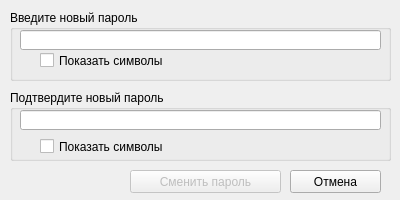
<?xml version="1.0" encoding="UTF-8"?>
<ui version="4.0">
 <class>ChangePasswordDialog</class>
 <widget class="QDialog" name="ChangePasswordDialog">
  <property name="geometry">
   <rect>
    <x>0</x>
    <y>0</y>
    <width>400</width>
    <height>200</height>
   </rect>
  </property>
  <property name="minimumSize">
   <size>
    <width>400</width>
    <height>200</height>
   </size>
  </property>
  <property name="maximumSize">
   <size>
    <width>400</width>
    <height>200</height>
   </size>
  </property>
  <property name="windowTitle">
   <string>Сменить пароль</string>
  </property>
  <widget class="QGroupBox" name="groupBox">
   <property name="geometry">
    <rect>
     <x>10</x>
     <y>10</y>
     <width>381</width>
     <height>71</height>
    </rect>
   </property>
   <property name="title">
    <string>Введите новый пароль</string>
   </property>
   <widget class="QLineEdit" name="newPasswordText">
    <property name="geometry">
     <rect>
      <x>10</x>
      <y>20</y>
      <width>361</width>
      <height>20</height>
     </rect>
    </property>
    <property name="echoMode">
     <enum>QLineEdit::Password</enum>
    </property>
   </widget>
   <widget class="QCheckBox" name="showNewCheckBox">
    <property name="geometry">
     <rect>
      <x>30</x>
      <y>40</y>
      <width>141</width>
      <height>21</height>
     </rect>
    </property>
    <property name="text">
     <string>Показать символы</string>
    </property>
   </widget>
  </widget>
  <widget class="QGroupBox" name="groupBox_2">
   <property name="geometry">
    <rect>
     <x>10</x>
     <y>90</y>
     <width>381</width>
     <height>71</height>
    </rect>
   </property>
   <property name="title">
    <string>Подтвердите новый пароль</string>
   </property>
   <widget class="QLineEdit" name="acceptPasswordText">
    <property name="geometry">
     <rect>
      <x>10</x>
      <y>20</y>
      <width>361</width>
      <height>20</height>
     </rect>
    </property>
    <property name="echoMode">
     <enum>QLineEdit::Password</enum>
    </property>
   </widget>
   <widget class="QCheckBox" name="showAcceptCheckBox">
    <property name="geometry">
     <rect>
      <x>30</x>
      <y>46</y>
      <width>141</width>
      <height>21</height>
     </rect>
    </property>
    <property name="text">
     <string>Показать символы</string>
    </property>
   </widget>
  </widget>
  <widget class="QPushButton" name="acceptButton">
   <property name="enabled">
    <bool>false</bool>
   </property>
   <property name="geometry">
    <rect>
     <x>130</x>
     <y>170</y>
     <width>151</width>
     <height>23</height>
    </rect>
   </property>
   <property name="text">
    <string>Сменить пароль</string>
   </property>
  </widget>
  <widget class="QPushButton" name="cancelButton">
   <property name="geometry">
    <rect>
     <x>290</x>
     <y>170</y>
     <width>91</width>
     <height>23</height>
    </rect>
   </property>
   <property name="text">
    <string>Отмена</string>
   </property>
  </widget>
  <widget class="QSplitter" name="splitter">
   <property name="geometry">
    <rect>
     <x>0</x>
     <y>0</y>
     <width>0</width>
     <height>0</height>
    </rect>
   </property>
   <property name="orientation">
    <enum>Qt::Horizontal</enum>
   </property>
  </widget>
  <widget class="QWidget" name="">
   <property name="geometry">
    <rect>
     <x>0</x>
     <y>0</y>
     <width>2</width>
     <height>2</height>
    </rect>
   </property>
   <layout class="QHBoxLayout" name="horizontalLayout"/>
  </widget>
  <widget class="QWidget" name="">
   <property name="geometry">
    <rect>
     <x>0</x>
     <y>0</y>
     <width>2</width>
     <height>2</height>
    </rect>
   </property>
   <layout class="QFormLayout" name="formLayout"/>
  </widget>
 </widget>
 <resources/>
 <connections/>
</ui>
